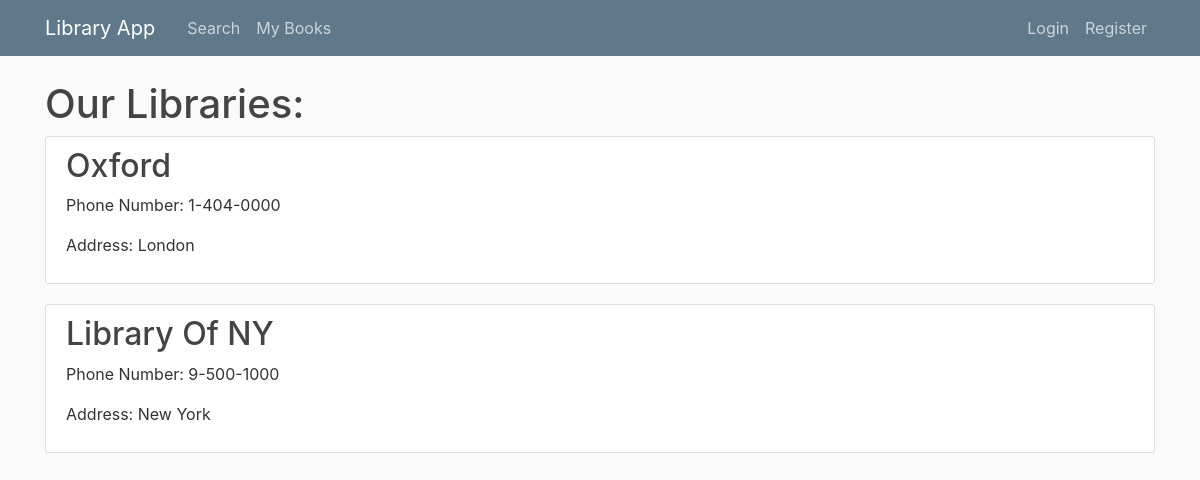
The page /home on the database its author committed.
### models.py (models this page shows, shortened)
class Library(db.Model):
    libraryName = db.Column(db.String(50), primary_key=True)
    phoneNumber = db.Column(db.String(10), nullable=False)
    address = db.Column(db.String(50), nullable=False)
    ms_library = db.relationship('Membership', backref='membership_lb', lazy=True)
    book_in_library = db.relationship('BookInLibrary', backref='book_il', lazy=True)

### library.py (the view)
@app.route("/")
@app.route("/home")
def home():
    lb = Library.query.all()
    return render_template('libraries.html', libraries=lb)

### templates/libraries.html
{% extends "layout.html" %}
{% block content %}
<h1>Our Libraries:</h1>
    {% for library in libraries %}
        <article class="media content-section">
            <div class="media-body">
                <h2>{{ library.libraryName }}</h2>
                <p class="article-content">Phone Number: {{ library.phoneNumber }}</p>
                <p class="article-content">Address: {{ library.address }}</p>
            </div>
        </article>
    {% endfor %}
{% endblock content %}

### static/main.css (style rules this page uses)
body { background: #fafafa; color: #333333; margin-top: 5rem; }
h1, h2, h3, h4, h5, h6 { color: #444444; }
.content-section { background: #ffffff; padding: 10px 20px; border: 1px solid #dddddd; border-radius: 3px; margin-bottom: 20px; }
.article-content { white-space: pre-line; }

### rows shown on the page
Library: libraryName "Oxford", phoneNumber "1-404-0000", address "London"
Library: libraryName "Library Of NY", phoneNumber "9-500-1000", address "New York"
